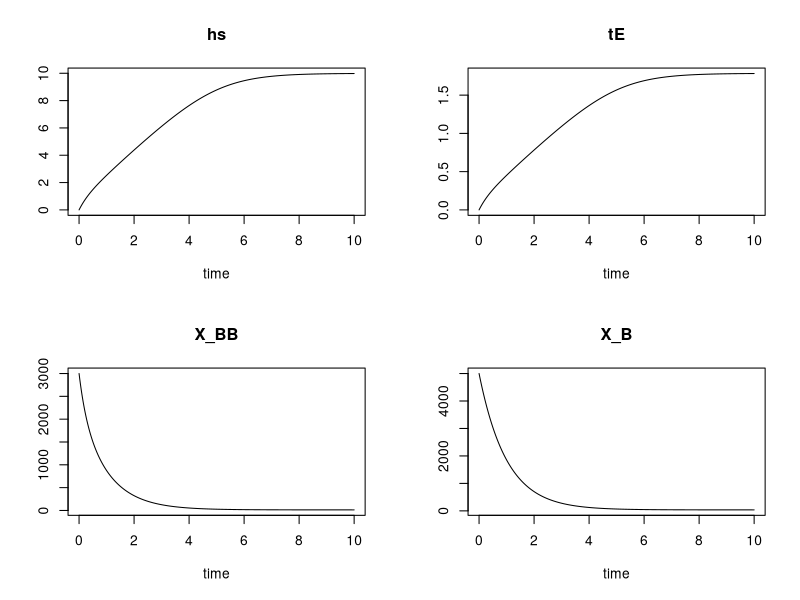

Generate this figure with R:
library(deSolve)

# conceptual model for dynamic system of activated sludge reactor and secondary 
# clarifier with variable sludge height based on Krebs et al., 2000

# Markus Ahnert, Dresden University of Technology, Institute for Urban Water Management
# markus.ahnert@tu-dresden.de

# define ODE function
sludge_ode <- function(t, state, params) {
  with(as.list(c(state, params)), {
    tlag <- t - 1
    if (tlag < 0)
      ylag <- state
    else 
      ylag <- lagvalue(tlag)  # returns a vector
    
    # ODEs
    dhs   <- Q*(1+R)*X_BB/(0.5*A_NB*X_B) - 0.7*Q*R/(0.5*A_NB)
    dtE   <- 0.5*A_NB/(0.7*Q*R)*dhs
    dX_BB <- 0.7*Q/V_BB*R*X_B - Q/V_BB*(1+R)*X_BB
    
    # Variante 1: Nutzung des vorherigen Zeitschrittes
    #dX_B  <- 1000/DSVI*(24*(tE+dtE))^(1/3) - 1000/DSVI*(24*ylag[4])^(1/3) # Umrechnung von Einheit d zu h über 24 h/d
    
    # Variante 2: Nutzung von X_B - das ist der state und der müsste ja auch dem vorherigen Zeitschritt entsprechen?
    dX_B  <- 1000/DSVI*(24*(tE+dtE))^(1/3) - X_B # Umrechnung von Einheit d zu h über 24 h/d
    
    # offensichtlich sind beide Varianten falsch, da sich jeweils kein statischer Zustand 
    # einstellt und das Ergebnis unplausibel ist
    
    # return derivatives
    return(list(c(dhs,dtE,dX_BB,dX_B)))
  })
}

# set up parameters in a list
params = c(Q = 200, R=1, V_BB=100, A_NB=50, DSVI=100 )

state_0 = c(hs=0, tE=0, X_BB=3000, X_B=5000) # initial state

t_start = 0 # start time
t_end = 10 # end time
t_points = seq(t_start, t_end, by = 0.01) # time points for solution

# solve ODE
out <- dede(y = state_0, times = t_points, func = sludge_ode, parms = params)

plot(out)
